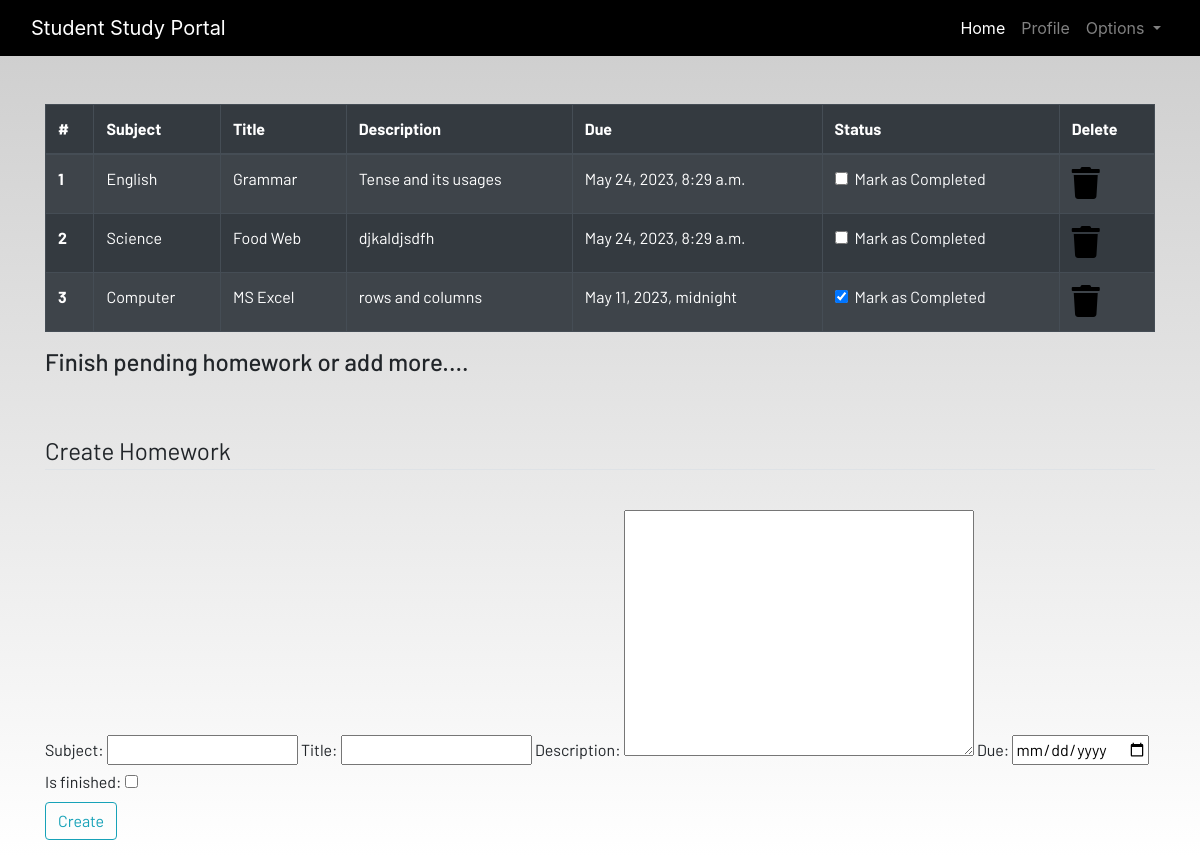
The page /homework (signed in) on the database its author committed.
### portal/models.py (models this page shows, shortened)
class Homework(models.Model):
    user = models.ForeignKey(User, on_delete=models.CASCADE)
    subject = models.CharField(max_length=100)
    title = models.CharField(max_length=500)
    description = models.TextField()
    due = models.DateTimeField()
    is_finished = models.BooleanField(default=False)

### portal/views.py (the view)
# urls.py: path('homework',views.homework,name='homework'),
def homework(request):
    if request.method == 'POST':
        form = HomeworkForm(request.POST)
        if form.is_valid():
            try:
                finished = request.POST['is_finished']
                if finished == 'on':
                    finished = True
                else:
                    finished = False
            except:
                finished = False
            hw = Homework(user=request.user, subject = request.POST['subject'], title = request.POST['title'], description = request.POST['description'],due = request.POST['due'],is_finished=finished)
            hw.save();
    else:
        form = HomeworkForm()
    hw = Homework.objects.filter(user=request.user)
    if len(hw) == 0:
        homework_done = True
    else:
        homework_done = False
    context2 = {'hw':hw, 'form':form,'homework_done':homework_done}
    return render(request, 'dashboard/homework.html',context2)

### portal/forms.py
class HomeworkForm(forms.ModelForm):
    class Meta:
        model = Homework
        widgets = {'due':DateInput()}
        fields = ['subject','title','description','due','is_finished']

### templates/dashboard/homework.html (shortened to what this page needs)
{% extends 'dashboard/base.html' %}
{% load static %}
{% block content %}
<div class="container">
    <table class="table table-striped table-bordered table-hover table-dark">
        <thead>
            <tr>
                <th scope="col">#</th>
                <th scope="col">Subject</th>
                <th scope="col">Title</th>
                <th scope="col">Description</th>
                <th scope="col">Due</th>
                <th scope="col">Status</th>
                <th scope="col">Delete</th>
            </tr>
        </thead>
        <tbody>
            {% for i in hw %}
            <tr>
                <th scope="row">{{forloop.counter}}</th>
                <td>{{i.subject}}</td>
                <td>{{i.title}}</td>
                <td>{{i.description}}</td>
                <td>{{i.due}}</td>
                <td>
                    <a href="{% url 'update-hw' i.id %}">
                        {% if i.is_finished == True %}
                        <div class="form-check">
                            <input class="form-check-input" type="checkbox" value="" checked id="1">
                            <label class="form-check-label text-light" for="flexCheckDefault">
                                Mark as Completed
                            </label>
                        </div>
                        {% else %}
                        <div class="form-check">
                            <input class="form-check-input" type="checkbox" value="">
                            <label class="form-check-label text-light" for="flexCheckDefault">
                                Mark as Completed
                            </label>
                        </div>
                        {% endif %}
                    </a>
                </td>
                <td><a href="{% url 'delete-hw' i.id %}"><i class="fa fa-trash fa-2x"></i></a></td>
            </tr>
            {% endfor %}
        </tbody>
    </table>
    {% if homework_done == False %}
    <h4>Finish pending homework or add more....</h4>
    {% else %}
    <h4>All homeworks are completed!! Create to have more!!</h4>
    {% endif %}
</div>
<br><br>
<div class=" container">
    <form method="POST">
        <fieldset class="form-group">
            <legend class="border-bottom mb-4">Create Homework</legend>
        </fieldset>
        {{form}}
        <div class="form-group">
            <button href="" class="btn btn-outline-info" type="submit">
                Create
            </button>
        </div>
    </form>
</div>
{% endblock content %}

### templates/dashboard/base.html (shortened to what this page needs)
<!DOCTYPE html>
{% load static %}
<html lang="en">
<head>
  <link rel="stylesheet" href="https://stackpath.bootstrapcdn.com/bootstrap/4.3.1/css/bootstrap.min.css"
 />
  <link rel="stylesheet" href="https://use.fontawesome.com/releases/v5.7.2/css/all.css"
 />
  <link rel="stylesheet" href="{% static 'css/main.css' %}" />
</head>
<body>
  <header>
    <nav class="navbar navbar-expand-lg navbar-dark bg-dark">
      <div class="container-fluid">
        <a class="navbar-brand" href="{% url 'home' %}">Student Study Portal</a>
        <div class="collapse navbar-collapse justify-content-end" id="navbarSupportedContent">
          <ul class="navbar-nav mb-2 mb-lg-0">
            <li class="nav-item">
              <a class="nav-link active" aria-current="page" href="#">Home</a>
            </li>
            <li class="nav-item">
              <a class="nav-link" href="#">Profile</a>
            </li>
            <li class="nav-item dropdown">
              <a class="nav-link dropdown-toggle" href="#" id="navbarDropdown" role="button" data-toggle="dropdown"
                aria-haspopup="true" aria-expanded="false">
                Options
              </a>
            </li>
          </ul>
        </div>
      </div>
    </nav>
  </header>
  <br /><br />
  <main>
    {% block content %}
    {% endblock content %}
  </main>
</body>
</html>

### static/css/main.css (style rules this page uses)
html { scroll-behavior: smooth; height: 100%; width: 100%; }
main { font-family: Barlow, Quicksand, Rubik, sans-serif, serif, 'Times New Roman', Times, serif !important; }
.navbar { background-color: rgb(0, 0, 0) !important; }
a { text-decoration: none !important; color: black; }
html, body { max-width: 100%; overflow-x: hidden; height: 100%; width: 100%; }
body { background: linear-gradient(rgba(0, 0, 0, 0.2), rgba(255, 255, 255, 0.5)); overflow-x: hidden; background-repeat: no-repeat; }
.fa { color: black; }

### rows shown on the page
Homework: subject "English", title "Grammar", description "Tense and its usages", due "May 24, 2023, 8:29 a.m."
Homework: subject "Science", title "Food Web", description "djkaldjsdfh", due "May 24, 2023, 8:29 a.m."
Homework: subject "Computer", title "MS Excel", description "rows and columns", due "May 11, 2023, midnight"
